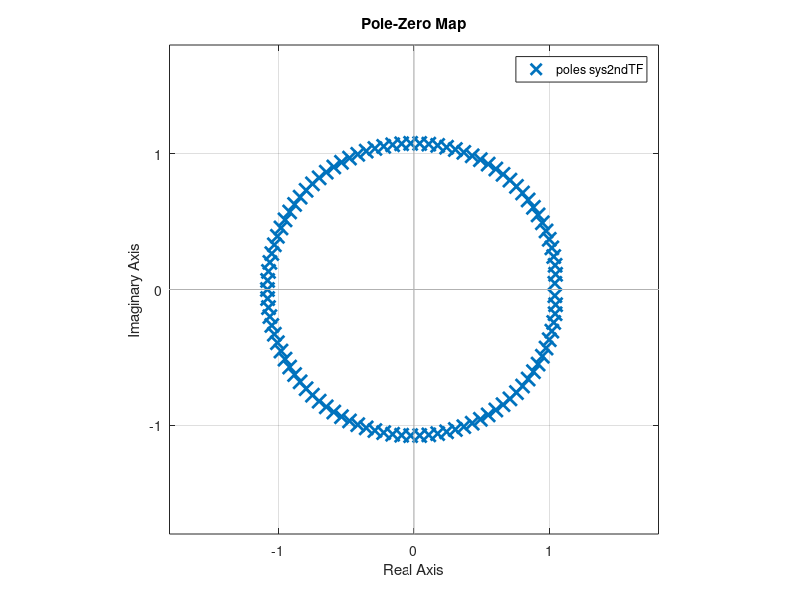
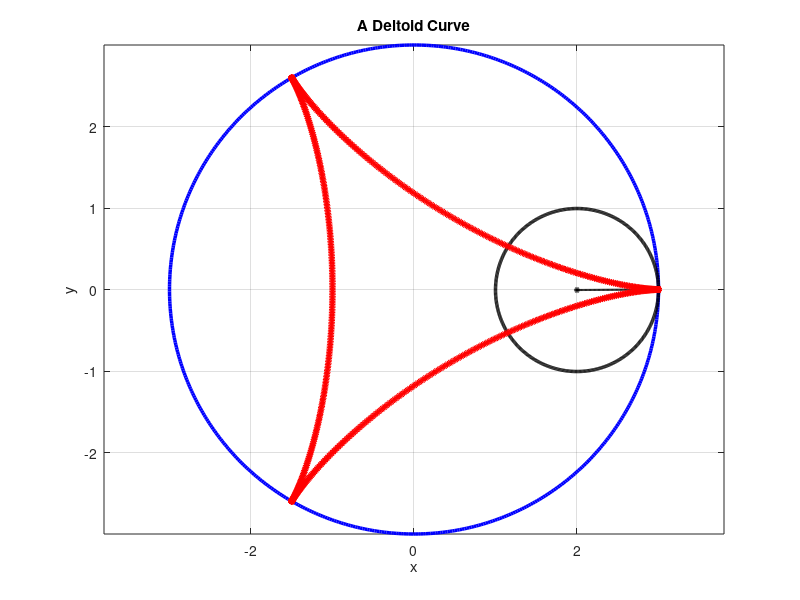

The MATLAB source for these figures, in order: (Note: this script raises an error after producing the figures.)
% a) Enestrom-Kakeya Theorem
% Sarah Garrow during office hours accidentally plotted a wrong transfer
% function, resulting in rediscovering Enestrom-Kakeya Theorem, see 
% http://www.math.vanderbilt.edu/~esaff/texts/39.pdf Theorem B for details 

% b) Kakeya set: A subset in R^n contains a unit line segment in every
% direction, and the line segment can rotate within this set full 2*pi
% radians in every direction. Such a set is called Kakeya set. A deltoid is
% a preliminary solution to the problem proposed by Kakeya in 1917 that 
% whether or not Kakeya set has a min area. Modern version of this problem
% considering the area in the sense of measure theory is called Kakeya
% Conjecture; it is still an open problem for dimension n>=3.

% Here we just reproduced the deltoid illustrated on the Wikipedia.org 
% https://en.wikipedia.org/wiki/Deltoid_curve

% 2016-09-26
% Y\"un Han
% ECE 486 Lab 3

%% 
clear % clear values of variables in workspace
clc % clear messages in the command window
clf % clear existing figures 
close all % close all existing windows; w/o 'all', only close the latest

%% Accidentally rediscovered Kakeya Theorem

% What Sarah Garrow originally wanted was to plot an array of 2nd order 
% transfer functions with varying damping ratios, using the following matlab
% code

% **** the following code is wrong for the purpose above **** 
% generate an array for the coefficient of s-term in the 2nd order TF,
% hence varying the damping ratio in the 2nd order TF
n = linspace(1,5,100); 

num = 1517; % a random numerator, which does not matter since we want poles
den = [1 n 1200]; % expect that den would be an array of 2nd order polynomials
% den = [1 n 10]; % we also tested this one, see the explanation below for
% the choice of 10 for the constant term

sys2ndTF = tf(num,den); % expecting that sys2ndTF would be an array of TFs
figure(1)
pzmap(sys2ndTF) % plot the poles of the 2nd TF with varying damping ratio
axis equal

% see the figure generated by the above code. Instead of getting poles of
% an array of 2nd order TFs, matlab plotted poles of a **single** TF with many
% many poles. (In this case, 102 poles of a 102nd order TF.)

% **** why the above code has failed ****
% matlab command tf did not generate an array of TFs in line 39/40; instead
% matlab saw that n variable in the middle as an array and expanded the
% array in array operation in line 39, we ended up with a 102nd order TF
% once line 39 has been executed. To fulfil Sarah's original purpose, we
% wrote a loop such that we could sweep all possible n's defined in line
% 36.

% Interestingly, the plot was not what we needed nevertheless it gave
% us an almost perfect circle. Why? Note that by line 39/40, we created a 
% polynomial with **increasing** coefficients. Theorem A (see the link above) 
% tells us that the poles would not be in the unit disc, but Theorem B gives 
% sharper estimates of the location, it bounds the poles with an annulus. 
% In our example, if we look at the ratio of adjacent coefficients, it is 
% almost 1 (except the last one). So the poles are forced into an annulus 
% close to the boundary of the disc (poles are outside the unit disc though), 
% which is a unit circle.

%% Deltoid plot
% Derivation of the deltoid parametric equation. Suppose the larger circle
% has radius b and smaller one radius a. Note that the centre of the
% rolling circle is on a circle with radius (b-a), concentric with the
% larger one. Connect the centres of both the larger circle and the
% smaller with a line, starting from the centre of the larger circle, pointing
% to the centre of the rolling circle. Then this line can also be regarded as 
% the vector corresponding to the centre of the smaller circle on a complex
% plane. When this vector rotates an angle theta_b, a point on the smaller circle 
% travels a distance of b*theta_b. (length of arc sector, when there is no 
% slipping/sliding between the two circles.) Writing this length of arc 
% sector in terms of how much the smaller circle has rotated, 
% b*theta_b = a*theta_a. Another vector starting from the centre of the
% rolling circle, pointing to a fixed point on the rolling circle is given
% by 

% a*exp(i*(theta_a-theta_b)). 

% By vector addition, the complex number associated with the fixed point on
% the rolling circle is given by 

% (b-a)*exp(i*theta_b) + a*exp(i*(theta_a - theta_b)).

% Plugging in theta_a = b/a*theta_b, we have

% (b-a)*exp(i*theta_b) + a*exp(i*(b-a)/a*theta_b)),

% which is the form given in complex coordinates on Wikipedia.

% clear
% clc
% clf
% close all

% vary theta_b = 0 to 2*pi, generate an animation like the one on Wikipedia.
b = 3;
a = 1; % b/a = 3, a deltoid is a special case of hypocycloid, try also a = .5 etc
dt = 0.01; % control the precision
theta_b = 0:dt:2*pi;

% plot the larger circle
largeCircleFig = figure('name','Parametric Deltoid','numbertitle','off');
% polar form
plot(b*cos(theta_b),b*sin(theta_b),'b','linewidth',2.5)
% hold on
% axis([-3.1 3.1 -3.1 3.1])
axis equal
grid(gca,'on') % same as grid on
title('A Deltoid Curve')
xlabel('x')
ylabel('y')

% mark the start point of the deltoid
% deltoid0 = line('xdata',b*cos(theta_b(1)),'ydata',b*sin(theta_b(1)), ...
%                 'color', 'r', 'marker', 'o', 'markersize',5,'linewidth',3);

% mark the rolling circle   
xcenterRollingCircle = (b-a)*cos(theta_b(1));
ycenterRollingCircle = (b-a)*sin(theta_b(1));
    
rollingCircle = line('xdata',a*cos(theta_b)+xcenterRollingCircle, ...
                     'ydata',a*sin(theta_b)+ycenterRollingCircle, ...
                     'color','k','markersize',2.5); % low level usage of 'line'
centerRollingCircle = line('xdata',(b-a), ...
                           'ydata',0,...
                           'color','k','marker','o','markersize',5);
lineCenter2Edge = line('xdata',[],'ydata',[]); % init new line handle

% init struct array for movie frames returned by getframe, see output
% arguments of 'getframe'
movFrame(numel(theta_b)) = struct('cdata',[],'colormap',[]); 
% init image frame to save images to GIF
imgFrame=cell(numel(theta_b),1);

for i = 1:numel(theta_b)    
    
    xdata = (b-a)*cos(theta_b(i))+a*cos((b-a)/a*theta_b(i)); % deltoid data
    ydata = (b-a)*sin(theta_b(i))-a*sin((b-a)/a*theta_b(i)); 
    xdataCenter = (b-a)*cos(theta_b(i)); % centre data of rolling circle
    ydataCenter = (b-a)*sin(theta_b(i));
    % roll the rolling circle
    set(rollingCircle, ...
        'xdata',a*cos(theta_b)+xdataCenter, ...
        'ydata',a*sin(theta_b)+ydataCenter, ...
        'color','k','markersize',2.5,'linewidth',2.5);
    set(centerRollingCircle, ...
        'xdata',xdataCenter, ...
        'ydata',ydataCenter, ...
        'color','k','marker','o','markersize',2,'linewidth',2.5)
    
    % compute real time lineCenter2Edge data, stored in dummy points (t,y)
    if (xdataCenter<xdata) % later xdataCenter will be greater than xdata
        t = xdataCenter:dt:xdata; 
    else 
        t = xdata:dt:xdataCenter;
    end
    % get the line
    coeff = polyfit([xdata xdataCenter],[ydata ydataCenter],1);
    y = coeff(1)*t + coeff(2);

    % draw the line from centre of the rolling circle to the fixed point on
    % the edge
    set(lineCenter2Edge, ...
        'xdata',t, ...
        'ydata',y, ...
        'color','k','linewidth',1.5);
    
    % trajectory of a fixed point on the rolling circle
    line('xdata',xdata, ...
         'ydata',ydata, ...
         'color','r','marker','o','markersize',2.5,'linewidth',2.5)
    
    % axis([-3.1 3.1 -3.1 3.1]) 
    % set(gca,'xlim',[-3.1 3.1],'ylim',[-3.1 3.1]) % the same as above
    % axis equal
    
    movFrame(i) = getframe(gcf);
    
    imgFrame{i} = frame2im(movFrame(i));
       
end

% show the movie centred at deltoid figure handle
playNTimes = 3;
playFPS = 80;
movie(largeCircleFig,movFrame,playNTimes,playFPS) % play the movie 3 time(s) at 80fps
% note: movie will play the movie during matlab session, not saving
% anything.

%% save images to GIF
% see details at https://www.mathworks.com/help/matlab/ref/imwrite.html
filename = 'deltoidCurve.gif'; % Specify the output file name
for idx = 1:numel(theta_b)
    [A,map] = rgb2ind(imgFrame{idx},256);
    if idx == 1
        % delay time 0.0125s = 80FPS
        imwrite(A,map,filename,'gif','LoopCount',Inf,'DelayTime',.0125); 
    else
        imwrite(A,map,filename,'gif','WriteMode','append','DelayTime',.0125);
    end
end 
